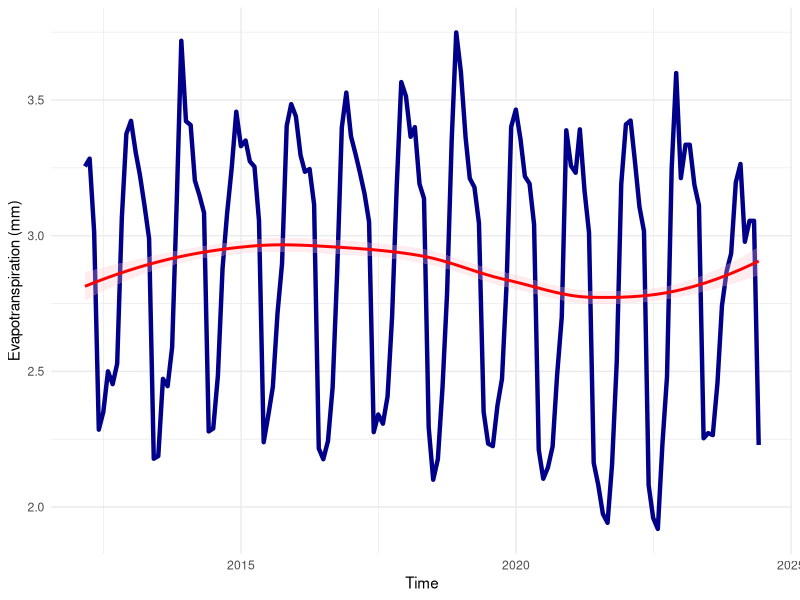

This chart was generated by the following R code:
library(tidyverse)
library(dplyr)

evtp <- read.table("data/evtp/1d_evapo_ssebop_67100000_PORTO_MURTINHO.txt",
           sep = "\t") %>%
  rename(DataHora = V1,
         EVTP = V2,
         DP_EVTP = V3) %>%
  dplyr::select("DataHora","EVTP", "DP_EVTP") %>%
  mutate(DataHora = as.Date(DataHora, "%Y-%m-%dT%H:%M:%S"))
  
# Criar o gráfico
p  <- ggplot(evtp, aes(x = as.Date(DataHora), y = EVTP)) +
  geom_line(color = "darkblue", linewidth = 1.5) +
  geom_smooth(method = "loess", color = "red", fill = "pink", alpha = 0.3) + # Linha de tendência LOESS
  labs(x = "Time",
       y = "Evapotranspiration (mm)") +
  theme_minimal()


png("plots/evtp.png", height = 500, width = 800)
print(p)
dev.off()
